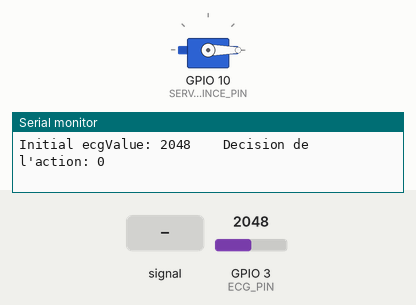
This sketch was run on a simulated ESP32. Parts: servo, the last lines printed to the serial monitor. The test bench sets the inputs (shaded band); at power-on: GPIO 3 (ECG_PIN) = 2048.

Above: at 2.2 s.
2.3 s: GPIO 3 (ECG_PIN) fed a 200 Hz sine of ±327 counts around its level
At 5.2 s:
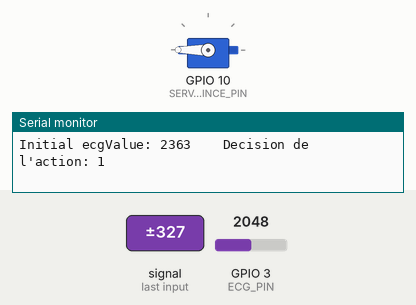
5.3 s: GPIO 3 (ECG_PIN) set to 2102
At 6.0 s:
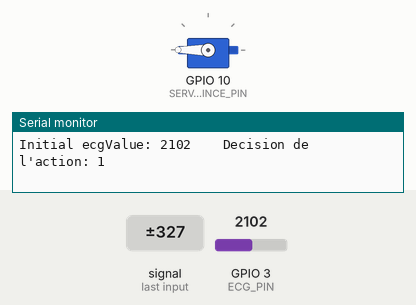
6.8 s: GPIO 3 (ECG_PIN) set to 2047
At 7.6 s:
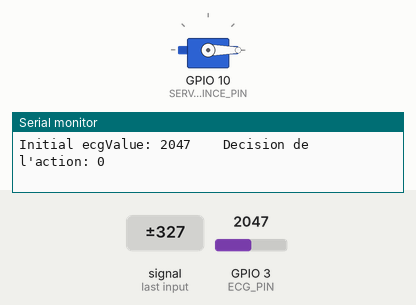
8.3 s: GPIO 3 (ECG_PIN) set to 2866
At 9.3 s:
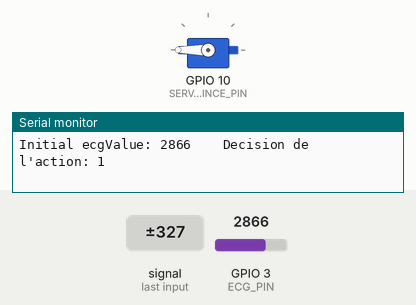
Timing chart, 0 to 10.8 s (numbered marks = the images above; inputs shaded):
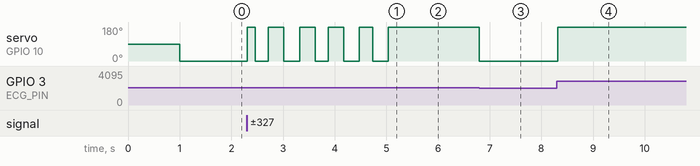

Measured:
- after the input at 2.3 s, servo on GPIO 10 (SERVO_PINCE_PIN): goes 180° 0.15 s, 0° 0.25 s, 4 × (180° 0.30 s, 0° 0.30 s), then 180°, starting at once
- after the input at 5.3 s, servo on GPIO 10 (SERVO_PINCE_PIN): stops changing and stays 180°
- after the input at 6.8 s, servo on GPIO 10 (SERVO_PINCE_PIN): 180° → 0° at once
- after the input at 8.3 s, servo on GPIO 10 (SERVO_PINCE_PIN): 0° → 180° at once

The sketch:

CampsTI_Defi2_Corrige.ino
```cpp
// Ajout des bibliothèques de code nécessaire
#include <Arduino.h>
#include <ESP32Servo.h>

// Déclaration des PINs utilisées (voir schéma électrique)
#define ECG_PIN 3
#define SERVO_PINCE_PIN 10

Servo PinceServo;

void setup()
{
    // Initialise la communication USB avec l'ordinateur
    Serial.begin(115200);
    delay(1000);

    pinMode(ECG_PIN, INPUT);
    PinceServo.attach(SERVO_PINCE_PIN);
}

void loop()
{

    // Variable de commande moteur
    int ecg_cmd = 0;

    // Lecture de la valeur du capteur
    int ecgValue = analogRead(ECG_PIN);

    Serial.print("Initial ecgValue: " + String(ecgValue));

    // Décision de la pince ouverte ou fermee
    if (ecgValue > 2048)
    {
        ecgValue = 1;
    }
    else
    {
        ecgValue = 0;
    }

    Serial.println("    Decision de l'action: " + String(ecgValue));

    ecg_cmd = map(ecgValue, 0, 1, 0, 180);
    PinceServo.write(ecg_cmd);

    delay(50);
}


// C'est normal que juste la pince bouge avec ce code. Si tu veux ajouter les potentiomètres pour les autres servos, tu peux aller voir CampsTI_Corrige_Final
```
